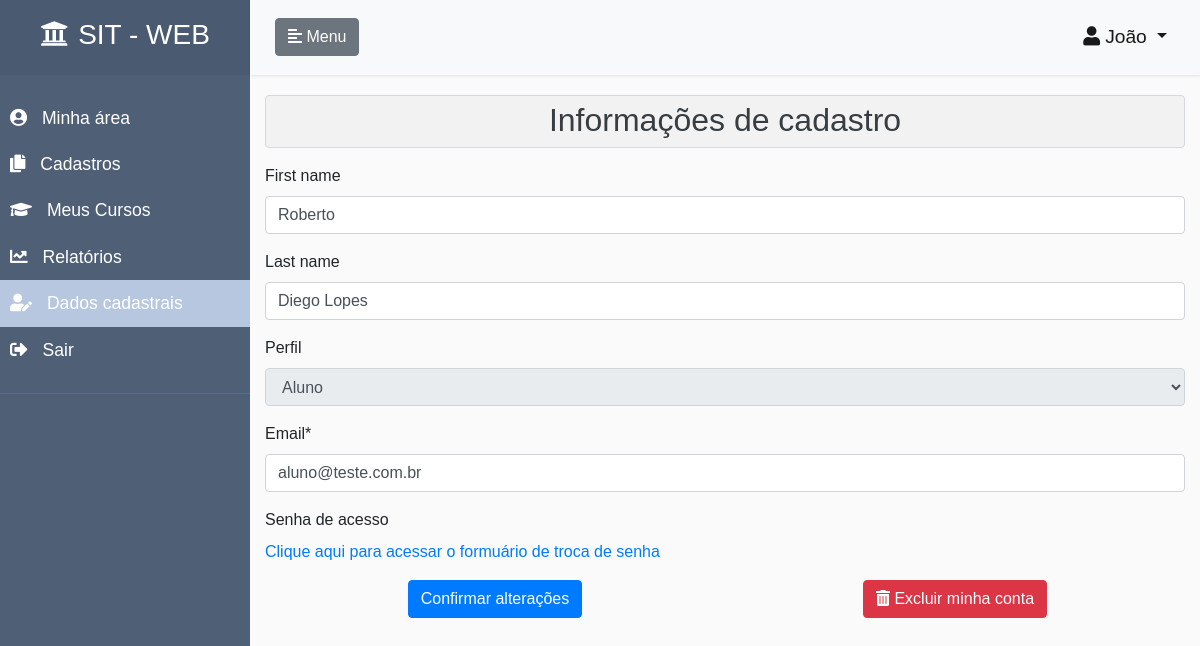
/accounts/edit/3 (signed in), run on the app's committed database.
### accounts/models.py (models this page shows, shortened)
class CustomUser(AbstractUser):
    ALUNO = 1
    INSTRUTOR = 2
    ADMINISTRADOR = 3
    PERFIS = (
        (ALUNO, 'Aluno'),
        (INSTRUTOR, 'Instrutor'),
        (ADMINISTRADOR, 'Administrador'),
    )
    email = models.EmailField(unique=True)
    username = models.CharField(
        max_length=150,
        null=True,
        blank=True,
    )
    perfil = models.PositiveSmallIntegerField(
        choices=PERFIS,
        null=True,
        blank=True
    )
    REQUIRED_FIELDS = []
    USERNAME_FIELD = 'email'
    def tem_perfil_aluno(self):
        if self.perfil == self.ALUNO:
            return True
        return False
    def tem_perfil_instrutor(self):
        if self.perfil == self.INSTRUTOR:
            return True
        return False
    def tem_perfil_administrador(self):
        if self.perfil == self.ADMINISTRADOR or self.is_staff:
            return True
        return False

### accounts/views.py (the view)
# urls.py: path('edit/<int:id>', EditUserView, name='edituser'),
@login_required
def EditUserView(request, id):
    usuario = get_object_or_404(CustomUser, pk=id)
    form = CustomUserChangeForm(instance=usuario)
    perfil_aluno = False
    perfil_instrutor = False
    perfil_administrador = False
    menu_usuarios = False
    menu_dados_cadastrais = False
    if request.user.tem_perfil_aluno():
        perfil_aluno = True
        menu_dados_cadastrais = True
    if request.user.tem_perfil_administrador():
        perfil_administrador = True
        menu_usuarios = True
    if request.user.tem_perfil_instrutor():
        perfil_instrutor = True
        menu_dados_cadastrais = True
    form.fields['first_name'].widget.attrs['readonly'] = False
    form.fields['last_name'].widget.attrs['readonly'] = False
    form.fields['perfil'].widget.attrs['disabled'] = True
    if request.method == 'POST':
        perfil_usuario = usuario.perfil
        form = CustomUserChangeForm(request.POST, instance=usuario)
        if form.is_valid():
            usuario.perfil = perfil_usuario
            usuario.save()
            if perfil_administrador:
                return redirect("/accounts/lista-usuarios")
            else:
                if perfil_instrutor:
                    return redirect("/area-usuario")
                else:
                    return redirect("/area-usuario")
        else:
            return render(
                request,
                'editUser.html',
                {
                    'form': form,
                    'usuario': usuario,
                    'perfil_aluno': perfil_aluno,
                    'perfil_administrador': perfil_administrador,
                    'perfil_instrutor': perfil_instrutor,
                    'menu_meus_cursos': False,
                    'menu_cadastros': False,
                    'menu_relatorios': False,
                    'menu_usuarios': menu_usuarios,
                    'menu_dados_cadastrais': menu_dados_cadastrais,
                }
            )
    else:
        return render(
            request,
            'editUser.html',
            {
                'form': form,
                'usuario': usuario,
                'perfil_aluno': perfil_aluno,
                'perfil_administrador': perfil_administrador,
                'perfil_instrutor': perfil_instrutor,
                'menu_inicio': False,
                'menu_meus_cursos': False,
                'menu_cadastros': False,
                'menu_relatorios': False,
                'menu_usuarios': menu_usuarios,
                'menu_dados_cadastrais': menu_dados_cadastrais,
            }
        )

### accounts/forms.py
class CustomUserChangeForm(UserChangeForm):
    def __init__(self, *args, **kwargs):
        super(UserChangeForm, self).__init__(*args, **kwargs)
        instance = getattr(self, 'instance', None)
        if instance and instance.pk:
            self.fields['first_name'].widget.attrs['readonly'] = True
            self.fields['last_name'].widget.attrs['readonly'] = True
            self.fields['perfil'].widget.attrs['readonly'] = True
    password = None
    class Meta(UserChangeForm):
        model = CustomUser
        fields = ('first_name', 'last_name', 'perfil', 'email',)

### accounts/templates/editUser.html (shortened to what this page needs)
{% extends  'pagina-inicial.html' %}
{% load crispy_forms_tags %}
{% block content_page %}
    <div class="alert alert-secondary" role="alert" style="background-color: rgba(0,0,0,.03); padding: 0;">
        <h2 class="text-center" style="margin-top: 5px;">Informações de cadastro</h2>
    </div>
    <form method="post">
        {{ form|crispy }}
            {% if perfil_administrador == False or perfil_administrador == True and user == usuario%}
            <label>Senha de acesso</label>
            <p><a href="/accounts/password_change">Clique aqui para acessar o formuário de troca de senha</a></p>
            {% endif %}
        <div class="btn-toolbar justify-content-between" role="toolbar" aria-label="Toolbar with button groups">
            <div class="col text-center">
                <button type="submit" class="btn btn-primary" title="Salva as alterações realizadas">Confirmar alterações</button>
            </div>
            {% if perfil_administrador == False or perfil_administrador == True and user == usuario%}
            <div class="col text-center" id="cancela inscricao" style="margin-bottom: 5px;">
              <span class="btn btn-danger"  style="cursor: pointer;" id="botao-anterior" role="button" onclick="removeUsuario()" title="Exclui sua conta de usuário do sistema">
                  <i class="fas fa-trash-alt" ></i>
                   Excluir minha conta
              </span>
            </div>
            {% endif %}
        </div>
    </form>
 {% endblock %}

### templates/pagina-inicial.html (shortened to what this page needs)
{% extends  'base.html' %}
{% load static %}
{% load crispy_forms_tags %}
{% block head %}
    <link rel="stylesheet" href="{% static 'css/styles.css' %}">
{% endblock %}
{% block body %}
<body>
    <div class="wrapper">
        <nav id="sidebar">
            <div class="sidebar-header">
                <h3><a href="/" style="color: white;"><i class="fas fa-university class-icone" style="margin-right: 10px;  margin-top: 5px;"></i>SIT - WEB</a></h3>
            </div>
            <ul class="list-unstyled components">
                {% if menu_inicio == True %}
                <li class="active">
                    <a class="class-link" href="/area-usuario" title="Acessa área do usuário">
                        <i class="fas fa-user-circle class-icon"></i>
                        Minha área
                    </a>
                </li>
                {% else%}
                <li>
                    <a class="class-link" href="/area-usuario" title="Acessa área do usuário">
                        <i class="fas fa-user-circle class-icon"></i>
                        Minha área
                    </a>
                </li>
                {% endif %}
                {% if perfil_administrador == True or perfil_instrutor == True %}
                    {% if menu_cadastros == True %}
                    <li class="active">
                    {% else %}
                    <li>
                    {% endif %}
                        <a class="class-link" href="/cadastros-conteudos" title="Acessa cadastros de conteúdos">
                            <i class="fas fa-copy class-icon"></i>
                            Cadastros
                        </a>
                    </li>
                {% endif %}
                {% if perfil_aluno == True or perfil_instrutor == True %}
                    {% if menu_meus_cursos == True %}
                    <li class="active">
                        <a class="class-link" href="/meus-cursos/"  title="Acessa cursos do usuário">
                            <i class="fas fa-graduation-cap class-icon"></i>
                            Meus Cursos
                        </a>
                    </li>
                    {% else%}
                    <li>
                        <a class="class-link" href="/meus-cursos/" title="Acessa cursos do usuário">
                            <i class="fas fa-graduation-cap class-icon"></i>
                            Meus Cursos
                        </a>
                    </li>
                    {% endif %}
                {% endif %}
                {% if menu_relatorios == True %}
                <li class="active">
                    <a class="class-link" href="/relatorio-acompanhamento/"  title="Acessa relatórios de acompanhamento">
                        <i class="fas fa-chart-line class-icon"></i>
                        Relatórios
                    </a>
                </li>
                {% else%}
                <li>
                    <a class="class-link" href="/relatorio-acompanhamento/" title="Acessa relatórios de acompanhamento">
                        <i class="fas fa-chart-line class-icon"></i>
                        Relatórios
                    </a>
                </li>
                {% endif %}
                {% if menu_dados_cadastrais == True %}
                    <li class="active">
                {% else%}
                    <li>
                {% endif %}
                    <a class="class-link" href="/accounts/edit/{{ user.id }}" title="Informações de dados cadastrais do usuário">
                        <i class="fas fa-user-edit class-icon"></i>
                        Dados cadastrais
                    </a>
                </li>
                <li>
                    <a class="class-link" href="/accounts/logout" title="Realiza logout do usuário">
                        <i class="fas fa-sign-out-alt class-icon"></i>
                        Sair
                    </a>
                </li>
            </ul>
        </nav>
        <div id="content" class="container-fluid" style="padding-top: 0; padding-left: 0; padding-right: 0;">
            <nav class="navbar navbar-expand-lg navbar-light bg-light">
                <div class="container-fluid">
                    <button type="button" id="sidebarCollapse" class="btn btn-secondary">
                        <i class="fas fa-align-left"></i>
                        <span class="class-span">Menu</span>
                    </button>
                    <div class="collapse navbar-collapse" id="navbarSupportedContent">
                        <ul class="navbar-nav ml-auto">
                              <li class="nav-item active dropdown">
                                <a class="nav-link dropdown-toggle" href="#" id="navbarDropdownMenuLink" data-toggle="dropdown" aria-haspopup="true" aria-expanded="false" style="font-size: 1.2rem;">
                                  <i class="fas fa-user class-icon icone-usuario"></i>{{ user.first_name }}
                                </a>
                              </li>
                        </ul>
                    </div>
                </div>
            </nav>
            <div class="container-fluid">
                {% block content_page %}{% endblock %}
            </div>
        </div>
    </div>
</body>
{% endblock %}

### static/css/styles.css (style rules this page uses)
body { font-family: 'Poppins', sans-serif; background: #fafafa; }
.icone-usuario { margin-right: 5px; }
.class-link, .class-link:hover, .class-link:focus { color: inherit; text-decoration: none; transition: all 0.3s; }
.navbar { padding: 15px 10px; background: #fff; border: none; border-radius: 0; margin-bottom: 20px; box-shadow: 1px 1px 3px rgba(0, 0, 0, 0.1); }
.class-icon, .class-span { display: inline-block; }
.wrapper { display: flex; align-items: stretch; }
#sidebar { min-width: 250px; max-width: 250px; background: #4f5f76; color: #fff; transition: all 0.3s; }
#sidebar ul li a { text-align: left; }
#sidebar .sidebar-header { padding: 15px; background: #495A71; text-align: center; }
#sidebar ul.components { padding: 20px 0; border-bottom: 1px solid #47748b; }
#sidebar ul li a { padding: 10px; font-size: 1.1em; display: block; }
#sidebar ul li a i { margin-right: 10px; }
#sidebar ul li.active>a, .class-link[aria-expanded="true"] { color: #fff; background: #B6C7DF; }
#content { width: 100%; padding-bottom: 20px; min-height: 100vh; transition: all 0.3s; }

### data on the page
CustomUser: first_name "João"
CustomUser: first_name "Roberto", last_name "Diego Lopes", perfil "Aluno", email "aluno@teste.com.br"
